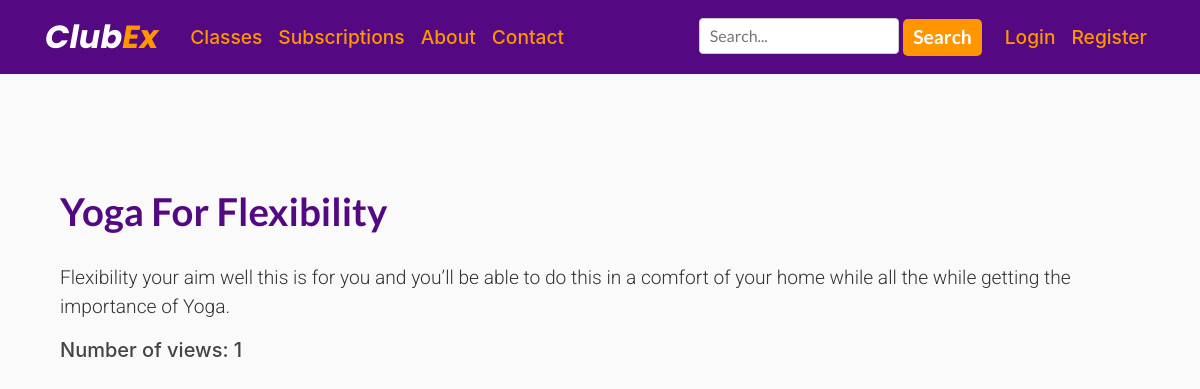
Page /6 on the committed database.
### ClubEx/models.py (models this page shows, shortened)
class Video(models.Model):
    category = models.CharField(max_length=200)
    video_name = models.CharField(max_length=200)
    video_thumbnail = models.ImageField(null=True, blank=True)
    video = EmbedVideoField()
    content = models.TextField()
    video_views = models.IntegerField(default=0, null=True, blank=True)
    class Meta:
        ordering = ('-video_name',)

### ClubEx/views.py (the view)
# urls.py: path('<int:id>', views.video_details, name='video_details'),
def video_details(request, id):
    obj = get_object_or_404(Video, pk=id)
    obj.video_views = obj.video_views + 1
    obj.save()
    return render(request, 'clubex/video_details.html', {'obj': obj})

### ClubEx/templates/ClubEx/video_details.html (shortened to what this page needs)
{% extends "ClubEx/base.html" %}
{% load embed_video_tags %}
{% load static %}
{% block content %}
<!DOCTYPE html>
<html lang="en">
<head>
    <link rel="stylesheet" href="https://stackpath.bootstrapcdn.com/bootstrap/4.5.2/css/bootstrap.min.css">
    <Link rel="stylesheet" href="{% static 'ClubEx/style.css' %}" type="text/css" >
    <Link rel="stylesheet" href="{% static 'ClubEx/newstyle.css' %}" type="text/css" >
</head>
<body>
  <div class="section">
      <div class="container" id="vidcontainer">
        <h1>{{ obj.video_name }}</h1>
        <div class="videocontent">
          <p>{{ obj.content  }}</p>
          <h5>Number of views: {{ obj.video_views }}</h5>
        </div>
      </div>
  </div>
</body>
</html>
{% endblock content %}

### ClubEx/static/ClubEx/style.css (style rules this page uses)
body { background: #fafafa; color: #333333; margin-top: 5rem; text-align: left; }
h1, h2, h3, h4, h5, h6 { color: #444444; }

### ClubEx/static/ClubEx/newstyle.css (style rules this page uses)
body, html { height: 100%; margin-top: 4rem; }
h1 { margin-bottom:20px; font-family:'Lato', sans-serif; font-size:2.4em; font-weight:700; color:#540982; font-variant-ligatures: none; }
p { font-family:'Roboto', sans-serif; font-size:1.2em; font-weight:300; }
.section { margin:0; padding:60px 0; }
.container { text-align:center; }
#vidcontainer { text-align:left; }
#vidcontainer h1 { margin-bottom:30px; }

### rows in the picture
Video: video_name "Yoga For Flexibility", content "Flexibility your aim well this is for you and you’ll be able to do this in a comfort of your home while all the while getting the importance of Yoga.", video_views "1"
